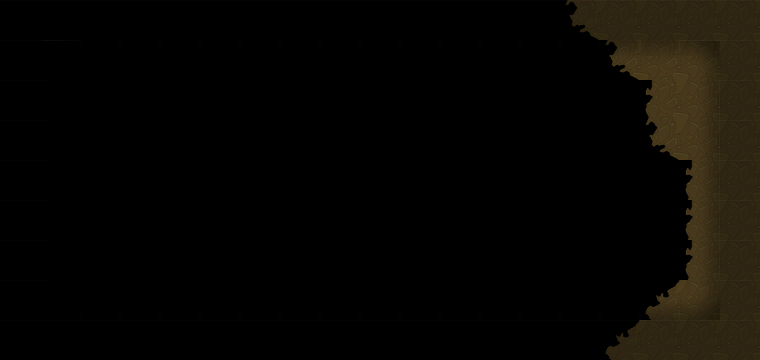

The image is a tile-based game level rendered from a .tmx file. Its description and source (layers, tilesets, objects; grid data summarised) follow:
An orthogonal 19x9 tile map with 40x40 px tiles, 2 tile layers (块层 1, 块层 2).

<map version="1.0" orientation="orthogonal" width="19" height="9" tilewidth="40" tileheight="40">
 <tileset firstgid="1" name="mdmap_skin" tilewidth="40" tileheight="40">
  <image source="mdmap_skin.png" width="400" height="240" />
 </tileset>
 <layer name="块层 1" width="19" height="9">
  <data>[171 cells, 28 non-empty, 8 distinct tile ids]</data>
 </layer>
 <layer name="块层 2" width="19" height="9">
  <data>[171 cells, 96 non-empty, 9 distinct tile ids]</data>
 </layer>
</map>
